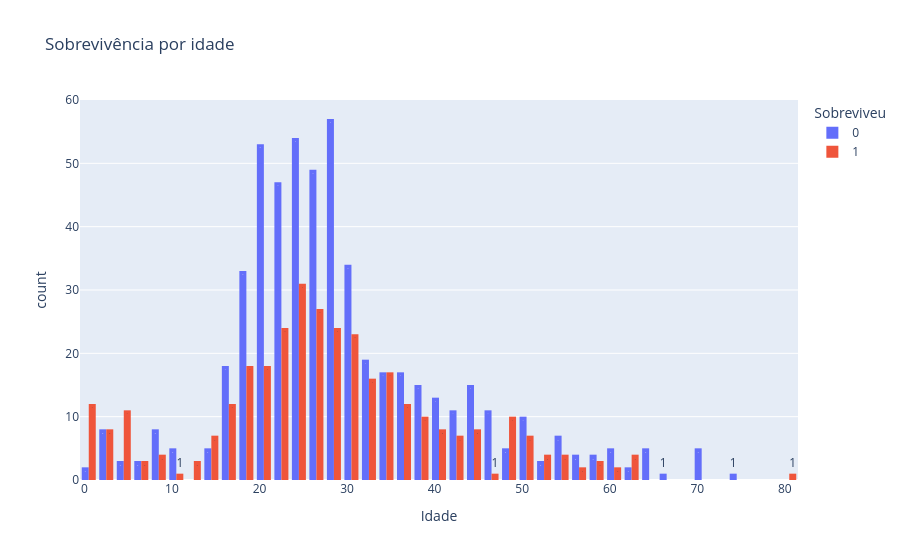

Source (notebook cell):
### Code cell
fig = px.histogram(
    data_train,
    x='Idade',
    color='Sobreviveu',
    barmode='group',
    title='Sobrevivência por idade',
    text_auto=True
)

fig.show()

### Figure 1 — Plotly figure (JSON) as saved in the notebook; plotly's stock layout.template omitted (floating-point values rounded to 4 significant figures; data arrays with more than 128 entries replaced by an {"elided": "..."} marker saying what was removed)
{"data": [{"alignmentgroup": "True", "bingroup": "x", "hovertemplate": "Sobreviveu=0<br>Idade=%{x}<br>count=%{y}<extra></extra>", "legendgroup": "0", "marker": {"color": "#636efa", "pattern": {"shape": ""}}, "name": "0", "offsetgroup": "0", "orientation": "v", "showlegend": true, "texttemplate": "%{value}", "type": "histogram", "x": {"elided": "549 int values"}, "xaxis": "x", "yaxis": "y"}, {"alignmentgroup": "True", "bingroup": "x", "hovertemplate": "Sobreviveu=1<br>Idade=%{x}<br>count=%{y}<extra></extra>", "legendgroup": "1", "marker": {"color": "#EF553B", "pattern": {"shape": ""}}, "name": "1", "offsetgroup": "1", "orientation": "v", "showlegend": true, "texttemplate": "%{value}", "type": "histogram", "x": {"elided": "342 int values"}, "xaxis": "x", "yaxis": "y"}], "layout": {"barmode": "group", "legend": {"title": {"text": "Sobreviveu"}, "tracegroupgap": 0}, "title": {"text": "Sobrevivência por idade"}, "xaxis": {"anchor": "y", "domain": [0, 1], "title": {"text": "Idade"}}, "yaxis": {"anchor": "x", "domain": [0, 1], "title": {"text": "count"}}}}
